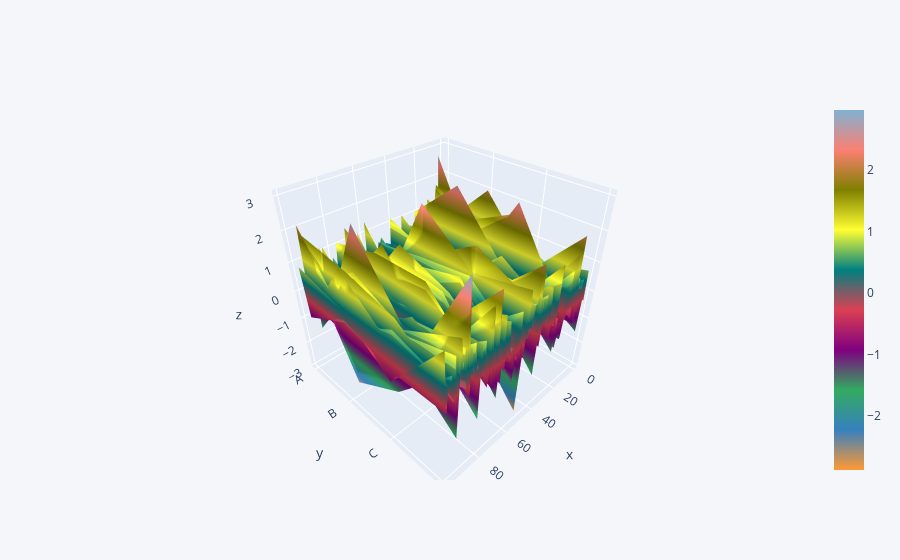

This figure's notebook cell:
### Code cell
df.iplot(kind="surface")

### Figure 1 — Plotly figure (JSON) as saved in the notebook; plotly's stock layout.template omitted (floating-point values rounded to 4 significant figures; data arrays with more than 128 entries replaced by an {"elided": "..."} marker saying what was removed)
{"data": [{"colorscale": [[0, "rgb(255, 153, 51)"], [0.1111, "rgb(55, 128, 191)"], [0.2222, "rgb(50, 171, 96)"], [0.3333, "rgb(128, 0, 128)"], [0.4444, "rgb(219, 64, 82)"], [0.5556, "rgb(0, 128, 128)"], [0.6667, "rgb(255, 255, 51)"], [0.7778, "rgb(128, 128, 0)"], [0.8889, "rgb(251, 128, 114)"], [1, "rgb(128, 177, 211)"]], "type": "surface", "x": [0, 1, 2, 3, 4, 5, 6, 7, 8, 9, 10, 11, 12, 13, 14, 15, 16, 17, 18, 19, 20, 21, 22, 23, 24, 25, 26, 27, 28, 29, 30, 31, 32, 33, 34, 35, 36, 37, 38, 39, 40, 41, 42, 43, 44, 45, 46, 47, 48, 49, 50, 51, 52, 53, 54, 55, 56, 57, 58, 59, 60, 61, 62, 63, 64, 65, 66, 67, 68, 69, 70, 71, 72, 73, 74, 75, 76, 77, 78, 79, 80, 81, 82, 83, 84, 85, 86, 87, 88, 89, 90, 91, 92, 93, 94, 95, 96, 97, 98, 99], "y": ["A", "B", "C", "D"], "z": {"elided": "4x100 float values"}}], "layout": {"legend": {"bgcolor": "#F5F6F9", "font": {"color": "#4D5663"}}, "paper_bgcolor": "#F5F6F9", "plot_bgcolor": "#F5F6F9", "title": {"font": {"color": "#4D5663"}}, "xaxis": {"gridcolor": "#E1E5ED", "showgrid": true, "tickfont": {"color": "#4D5663"}, "title": {"font": {"color": "#4D5663"}, "text": ""}, "zerolinecolor": "#E1E5ED"}, "yaxis": {"gridcolor": "#E1E5ED", "showgrid": true, "tickfont": {"color": "#4D5663"}, "title": {"font": {"color": "#4D5663"}, "text": ""}, "zerolinecolor": "#E1E5ED"}}}
